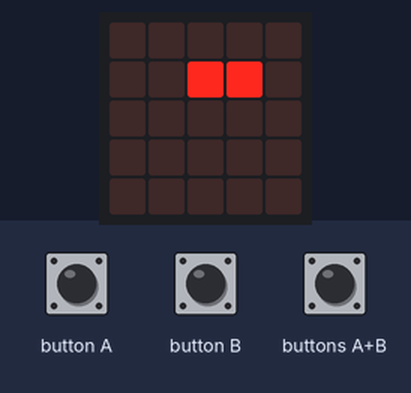
Simulated run of this program. Board: BBC micro:bit (MakeCode). Shown: the board's 5×5 LED display. The inputs (shaded band) are chosen by the test bench. Random numbers come from a fixed seed; the 48×5 strip is a reading aid, not a part: it shows the text the display is scrolling, unrolled, one strip-width of it at a time.

Above: at 1.3 s.
1.4 s: buttons A+B pressed for 0.15 s
At 3.6 s:
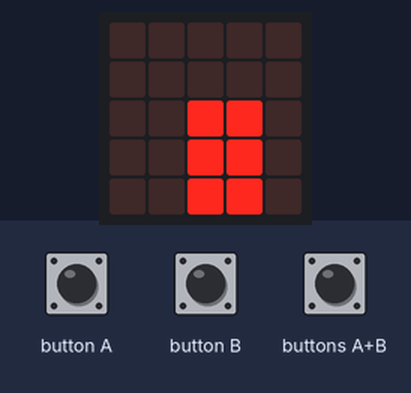
4.5 s: button A pressed for 0.15 s
At 7.0 s:
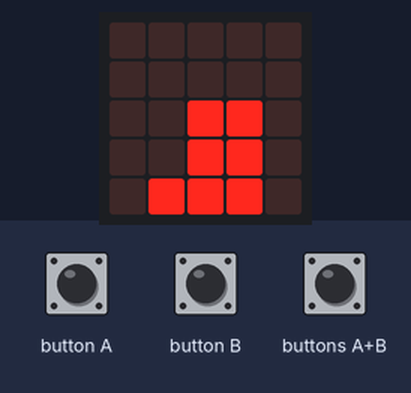
7.4 s: button B pressed for 3.2 s
At 9.5 s:
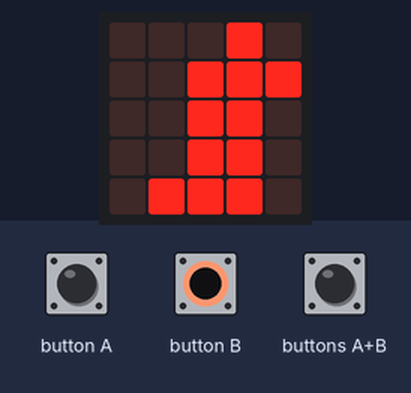

The program:

main.py
```python
def can_place(shape: List[List[number]], bx: number, by: number):
    for block2 in shape:
        x3 = bx + block2[0]
        y3 = by + block2[1]
        if x3 < 0 or x3 >= 5:
            return False
        if y3 < 0 or y3 >= 5:
            return False
        if grid[y3][x3] == 1:
            return False
    return True

def draw(shape2: List[List[number]], bx2: number, by2: number):
    basic.clear_screen()
    for y2 in range(5):
        for x2 in range(5):
            if grid[y2][x2] == 1:
                led.plot(x2, y2)
    for block in shape2:
        x2 = bx2 + block[0]
        y2 = by2 + block[1]
        if x2 >= 0 and x2 < 5:
            if y2 >= 0 and y2 < 5:
                led.plot(x2, y2)

def new_block():
    global shape22
    shape22 = shapes[randint(0, 4)]
    return shape22

def clear_full_rows():
    global score
    y = 4
    while y >= 0:
        row_full = True
        for x in range(5):
            if grid[y][x] == 0:
                row_full = False
                break
        if row_full:
            grid.pop(y)
            grid.insert(0, [0, 0, 0, 0, 0])
            score += 1
        else:
            y -= 1

def reset_game():
    global grid, score
    grid = [[0, 0, 0, 0, 0],
        [0, 0, 0, 0, 0],
        [0, 0, 0, 0, 0],
        [0, 0, 0, 0, 0],
        [0, 0, 0, 0, 0]]
    score = 0

score = 0
shape22: List[List[number]] = []
shapes: List[List[List[number]]] = []
grid: List[List[number]] = []
WIDTH = 5
HEIGHT = 5
shapes = [[[0, 0]],
    [[0, 0], [1, 0]],
    [[0, 0], [1, 0], [2, 0]],
    [[0, 0], [0, 1]],
    [[0, 0], [1, 0], [0, 1], [1, 1]]]

reset_game()

while True:
    shape3 = new_block()
    bx3 = 2
    by3 = 0
    if not can_place(shape3, bx3, by3):
        basic.show_string("GAME OVER")
        basic.show_number(score)
        while not input.button_is_pressed(Button.A) and not input.button_is_pressed(Button.B):
            basic.pause(50)
        reset_game()
        continue

    fall_timer = 0
    a_ingedrukt = False
    b_ingedrukt = False
    while True:
        draw(shape3, bx3, by3)
        a_nu = input.button_is_pressed(Button.A)
        b_nu = input.button_is_pressed(Button.B)

        if input.button_is_pressed(Button.AB):
            while can_place(shape3, bx3, by3 + 1):
                by3 = by3 + 1
            break
        elif a_nu and not a_ingedrukt:
            if can_place(shape3, bx3 - 1, by3):
                bx3 = bx3 - 1
        elif b_nu and not b_ingedrukt:
            if can_place(shape3, bx3 + 1, by3):
                bx3 = bx3 + 1

        a_ingedrukt = a_nu
        b_ingedrukt = b_nu

        fall_timer += 1
        if fall_timer >= 7:
            fall_timer = 0
            if can_place(shape3, bx3, by3 + 1):
                by3 = by3 + 1
            else:
                break
        basic.pause(100)

    for block3 in shape3:
        x = bx3 + block3[0]
        y = by3 + block3[1]
        grid[y][x] = 1
    clear_full_rows()
    basic.pause(200)
```

Measured:
- what the display in image 1 shows lasts 0.8 s, from 3.0 s to 3.8 s
- what the display in image 3 shows lasts 0.7 s, from 9.0 s to 9.7 s
